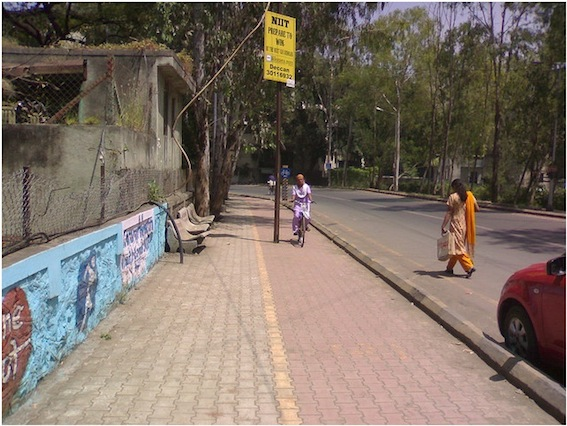
#> input picture inputs/ped1.jpg, 567 x 426 px, given in place of test8.mp4, which was not available
$ python lanedet2.py
#> lines starting #> are read from the running program, lines starting #| are printed output that depends on the picture; after the words box and inside, x2 and y2 are one past the last pixel; in counts of white or black regions, pixels touching at a corner belong together; pictures that were not available may be replaced by others from this repository, and a replacement may not be noted
import matplotlib.pylab as plt
import cv2
import numpy as np
import matplotlib.pyplot as plt

def region_of_interest(img, vertices):
    mask = np.zeros_like(img)
    #channel_count = img.shape[2]
    match_mask_color = 255
    cv2.fillPoly(mask, vertices, match_mask_color)
    masked_image = cv2.bitwise_and(img, mask)
    return masked_image

def drow_the_lines(img, lines):
    img = np.copy(img)
    blank_image = np.zeros((img.shape[0], img.shape[1], 3), dtype=np.uint8)

    for line in lines:
        for x1, y1, x2, y2 in line:
            cv2.line(blank_image, (x1,y1), (x2,y2), (0, 255, 0), thickness=3)

    img = cv2.addWeighted(img, 0.8, blank_image, 1, 0.0)
    return img


def process(image):
    print(image.shape)
    height = image.shape[0]
    width = image.shape[1]
    region_of_interest_vertices = [
        (100, width), (650, height), (430, 340)
    ]
    gray_image = cv2.cvtColor(image, cv2.COLOR_RGB2GRAY)
    canny_image = cv2.Canny(gray_image, 100, 120)
    cropped_image = region_of_interest(canny_image,
                    np.array([region_of_interest_vertices], np.int32),)
    lines = cv2.HoughLinesP(cropped_image,
                            rho=1,
                            theta=np.pi/180,
                            threshold=50,
                            lines=np.array([]),
                            minLineLength=40,
                            maxLineGap=100)
    image_with_lines = drow_the_lines(image, lines)
    return image_with_lines

cap = cv2.VideoCapture('./inputs/test8.mp4')

while cap.isOpened():
    ret, frame = cap.read()
#> frame is the input picture: shape (426, 567, 3); mean B, G, R 101.5, 111.9, 125
    if ret == True:
        frame = cv2.resize(frame, (720, 640))
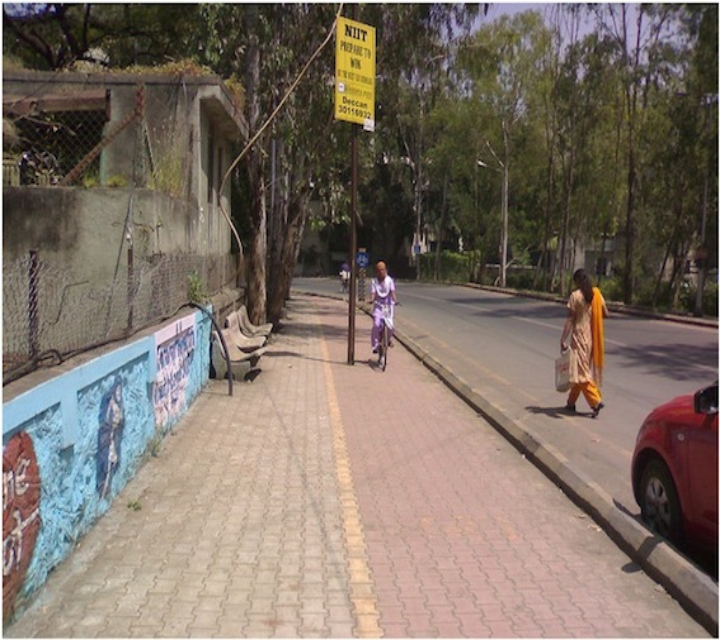
#> frame: shape (640, 720, 3); mean B, G, R 101.4, 111.8, 124.9
    frame = process(frame)
#| (640, 720, 3)
#> in process, `gray_image = cv2.cvtColor(image, cv2.COLOR_RGB2GRAY)`:
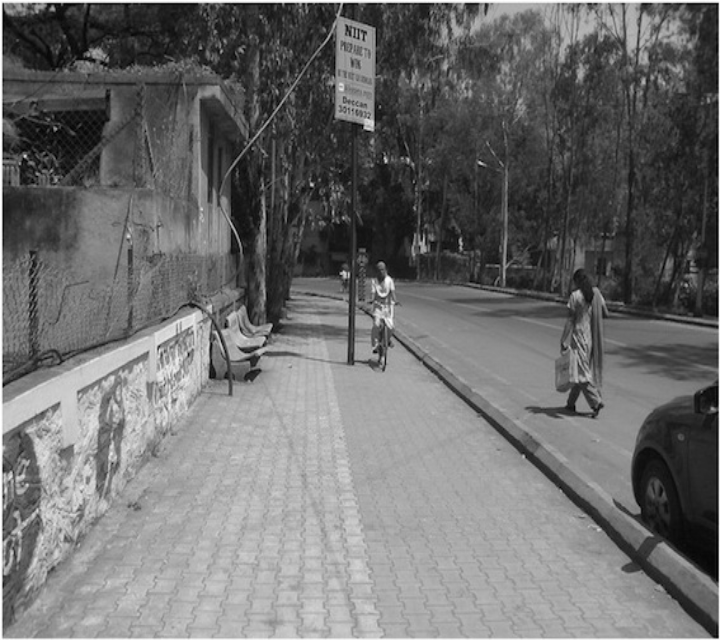
#> gray_image: shape (640, 720); min 1, max 255, mean 110.2
#> in process, `canny_image = cv2.Canny(gray_image, 100, 120)`:
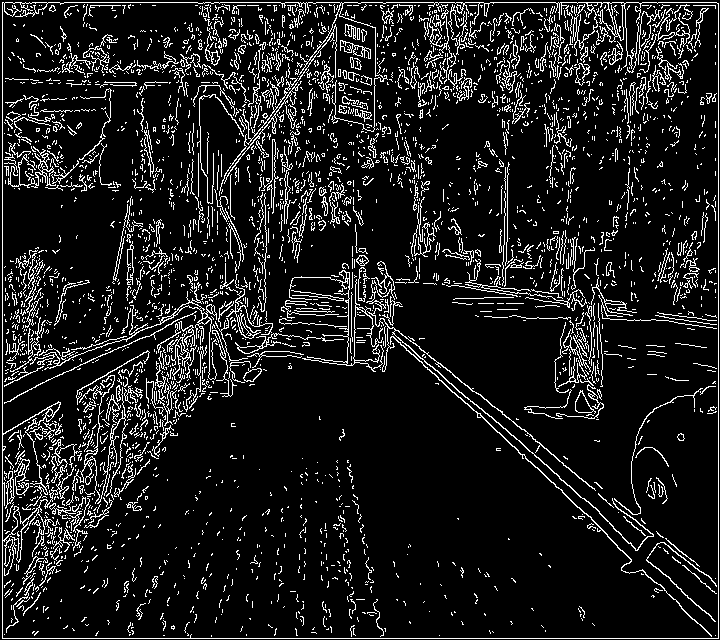
#> canny_image: shape (640, 720); 11.1% white in thin lines or dots
#> in region_of_interest, `cv2.fillPoly(mask, vertices, match_mask_color)`:
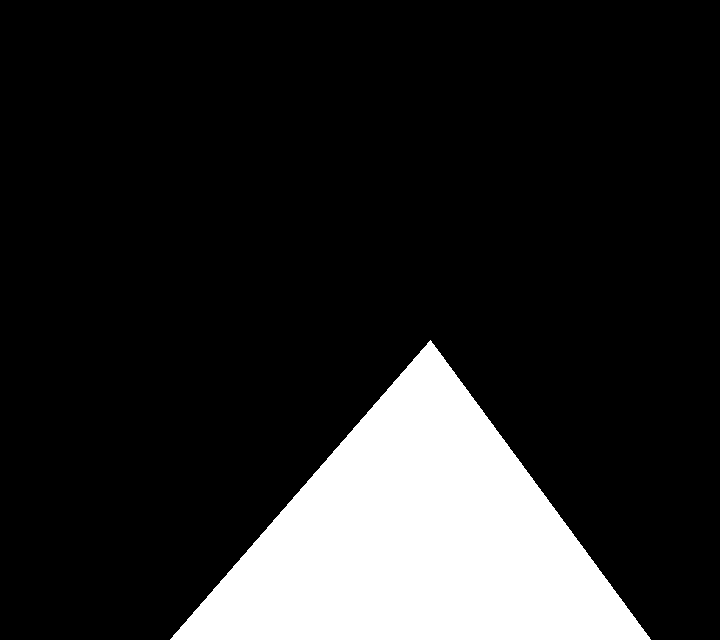
#> mask: shape (640, 720); 15.7% white; 1 white region, box (x1, y1, x2, y2) and area: (170, 340, 651, 640) 72300
#> in region_of_interest, `masked_image = cv2.bitwise_and(img, mask)`:
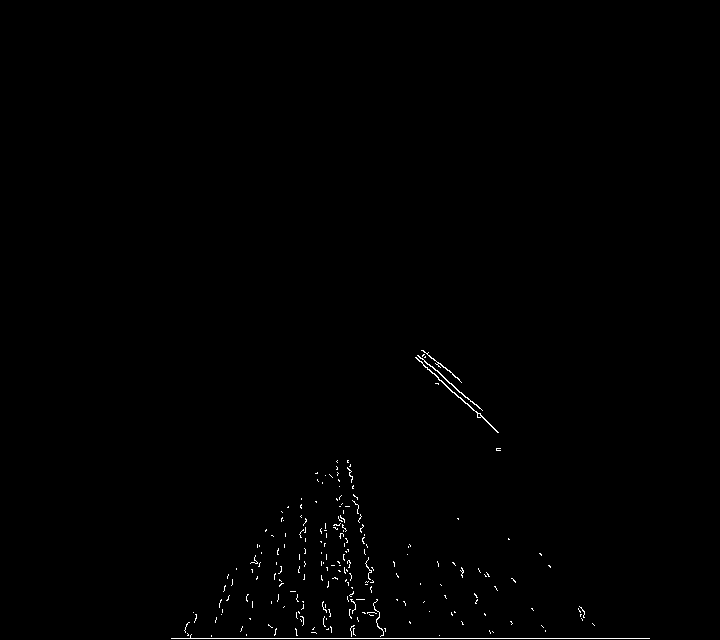
#> masked_image: shape (640, 720); 0.46% white in thin lines or dots, all inside (x1, y1, x2, y2) = (171, 350, 650, 639)
#> in process, `lines = cv2.HoughLinesP(cropped_image, rho=1, theta=np.pi/180, thresho..`: lines = [[171, 638, 649, 638], [415, 357, 498, 432], [417, 355, 474, 404], [347, 460, 383, 633], [348, 460, 378, 627]]
#> the loop in drow_the_lines, `for line in lines:` made 5 passes
#> in drow_the_lines, `img = cv2.addWeighted(img, 0.8, blank_image, 1, 0.0)`:
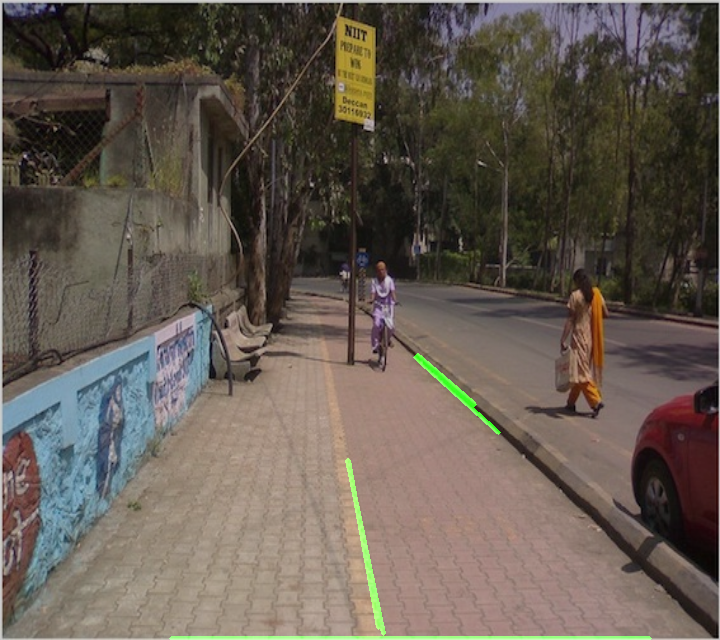
#> img: shape (640, 720, 3); mean of channels 0, 1, 2 81.1, 90.5, 99.9; drawn as B, G, R
    cv2.imshow('frame', frame)
    if cv2.waitKey(1) & 0xFF == ord('q'):
#> (key q is pressed here)
        break

    # plt.imshow(process(frame))
    # plt.show()
cap.release()
cv2.destroyAllWindows()

$ run again, on inputs/ped2.jpg
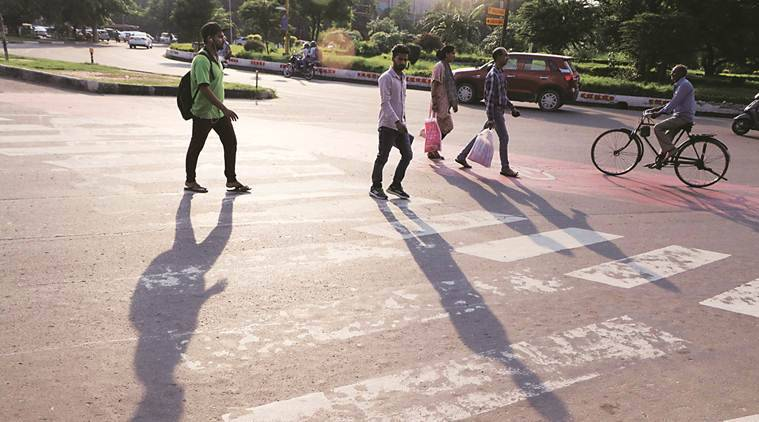
#> input picture inputs/ped2.jpg, 759 x 422 px, given in place of test8.mp4, which was not available
#> frame is the input picture: shape (422, 759, 3); mean B, G, R 143.6, 150.4, 165.5
#> frame: shape (640, 720, 3)
#| (640, 720, 3)
#> in process, `canny_image = cv2.Canny(gray_image, 100, 120)`:
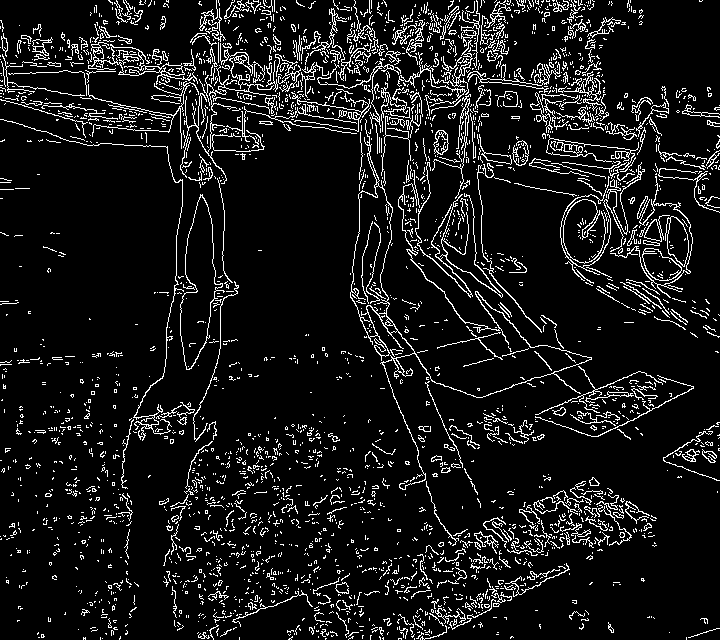
#> canny_image: shape (640, 720); 9.2% white in thin lines or dots
#> mask: shape (640, 720); 15.7% white; 1 white region, box (x1, y1, x2, y2) and area: (170, 340, 651, 640) 72300
#> masked_image: shape (640, 720); 1.4% white in thin lines or dots, all inside (x1, y1, x2, y2) = (179, 350, 614, 640)
#> lines = 32 rows, first 6: [238, 617, 543, 506], [197, 633, 544, 507], [438, 636, 590, 558], [183, 626, 579, 542], [425, 382, 518, 592], [201, 638, 567, 533]
#> the loop in drow_the_lines, `for line in lines:` made 32 passes
#> in drow_the_lines, `img = cv2.addWeighted(img, 0.8, blank_image, 1, 0.0)`:
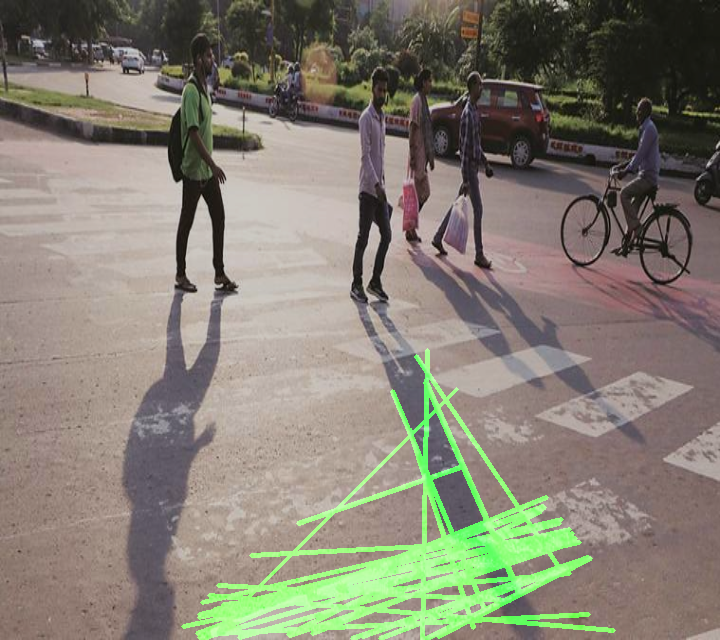
#> img: shape (640, 720, 3); mean of channels 0, 1, 2 114.8, 127.6, 132.3; drawn as B, G, R

$ run again, on inputs/roadpic.jpg
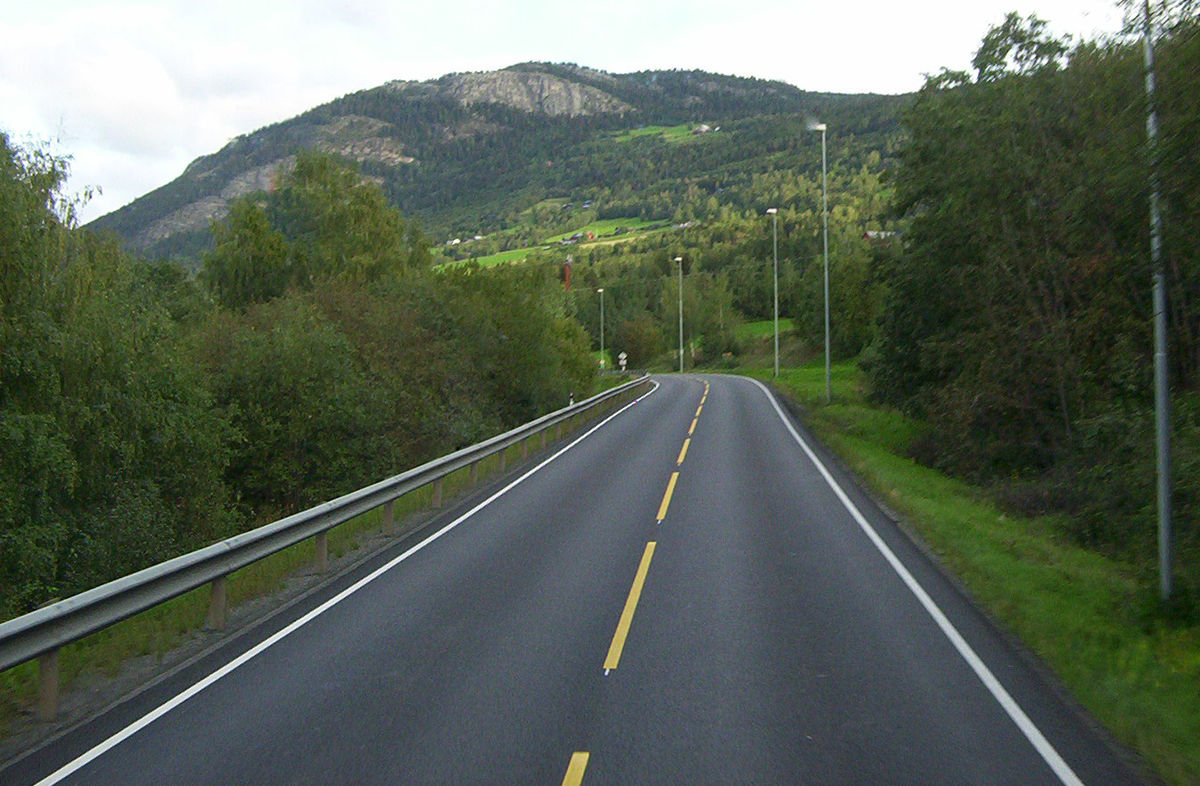
#> input picture inputs/roadpic.jpg, 1200 x 786 px, given in place of test8.mp4, which was not available
#> frame is the input picture: shape (786, 1200, 3); mean B, G, R 87, 99.6, 89.3
#> frame: shape (640, 720, 3)
#| (640, 720, 3)
#> in process, `canny_image = cv2.Canny(gray_image, 100, 120)`:
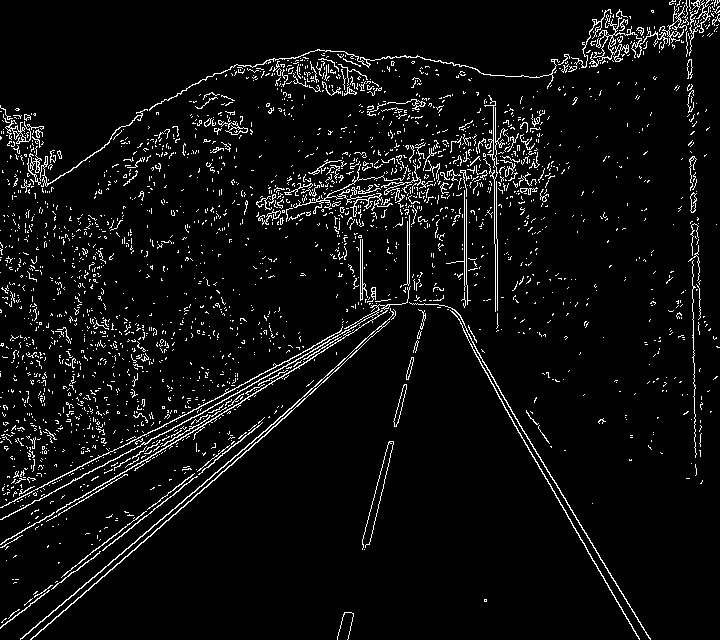
#> canny_image: shape (640, 720); 5.4% white in thin lines or dots
#> mask: shape (640, 720); 15.7% white; 1 white region, box (x1, y1, x2, y2) and area: (170, 340, 651, 640) 72300
#> masked_image: shape (640, 720); 0.12% white in thin lines or dots, all inside (x1, y1, x2, y2) = (337, 359, 651, 640)
#> lines = [[348, 638, 412, 362], [362, 540, 409, 364], [592, 560, 639, 639], [337, 638, 410, 363]]
#> the loop in drow_the_lines, `for line in lines:` made 4 passes
#> in drow_the_lines, `img = cv2.addWeighted(img, 0.8, blank_image, 1, 0.0)`:
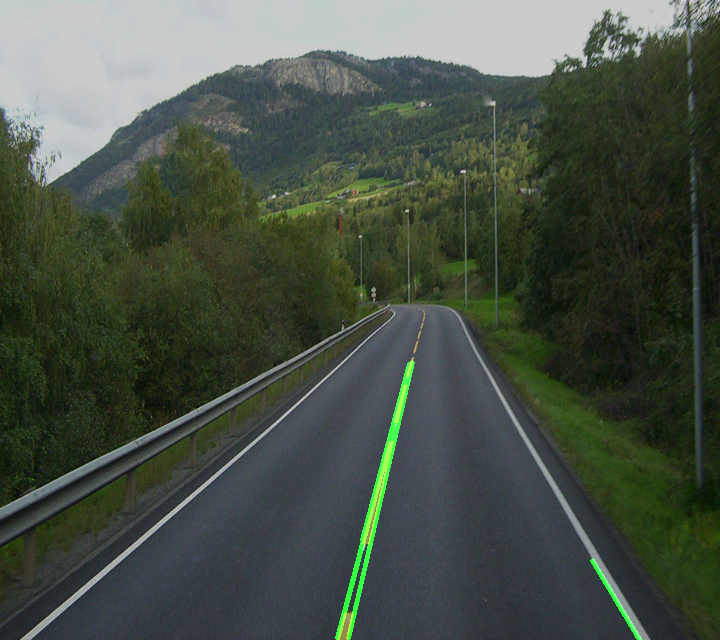
#> img: shape (640, 720, 3); mean of channels 0, 1, 2 69.5, 80.7, 71.4; drawn as B, G, R
